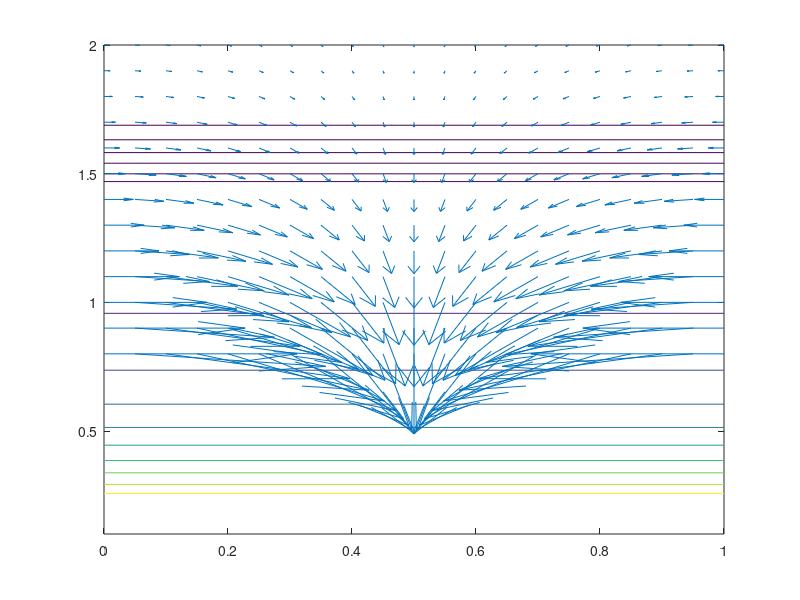

MATLAB code to generate this figure:
m=.05;  %m=pi.*a.^2.*I/c ring current I radius a
len=1.0;
b0=1.0;

x=0:0.05:1.0;
y=0.1:0.1:2.0;

[X,Y]=meshgrid(x,y);






bx=b0*cos(pi*X./len).*exp(-pi*Y./len);
by=-b0*sin(pi*X./len).*exp(-pi*Y./len);

bmag=sqrt(bx.^2+by.^2);
contour(X,Y,bmag,[0.005 0.006 0.007 0.008 0.009 0.01 0.05 0.1 0.15 0.2 0.25 0.3 .35 .4 .45 2]);
hold on
quiver(X(8:20,:),Y(8:20,:),bx(8:20,:),by(8:20,:),3);
hold off
